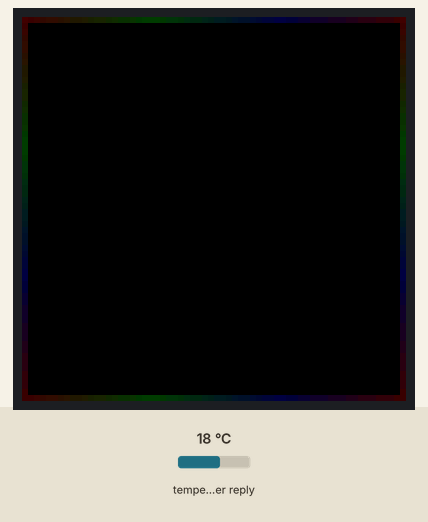
A program run on a simulated Arduino Zero (SAMD21). On the bench: 64×64 colour display. Inputs (shaded band) come from the test bench; at power-on: temperature in the weather reply 18 °C. WiFi joins after 1.5 s; servers stay silent unless stated; network time is answered at once with the bench clock; the local clock reads 2024-03-15 10:24:30 at power-on unless the program sets it; web services answer with replies made up by the test bench; not simulated (calls return 0 or success): secrets.h; what the program prints to the serial monitor is not drawn.

Above: at 1.89 s.
At 3.1 s:
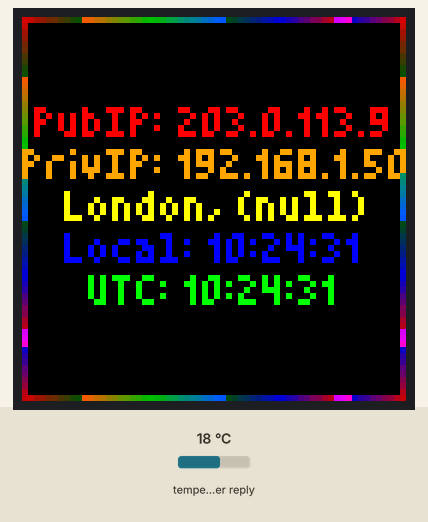
At 11.9 s:
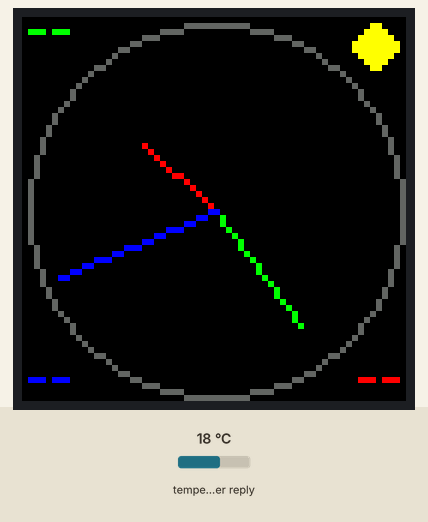
At 20.9 s:
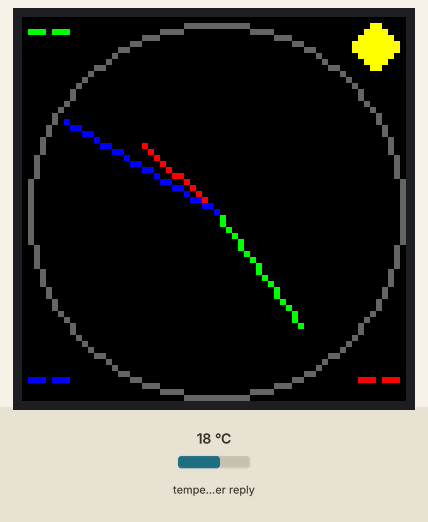
At 29.9 s:
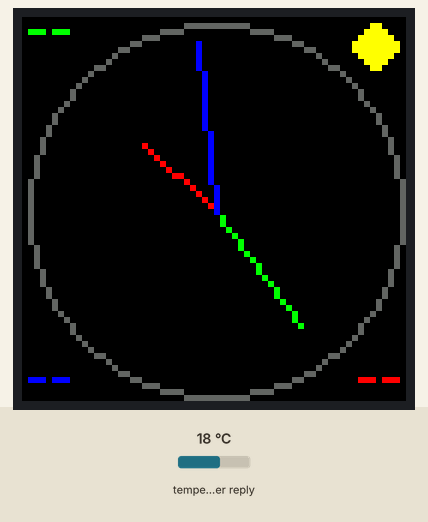
At 38.9 s:
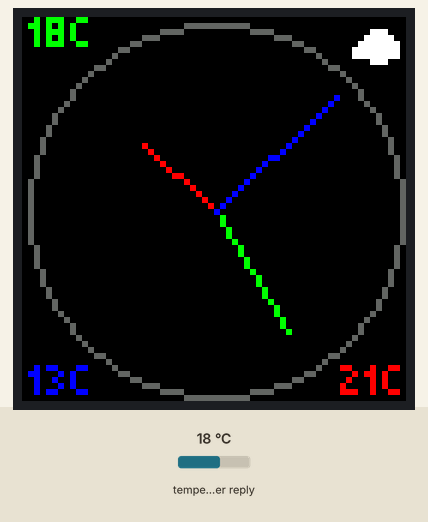

The program:

main.cpp
```cpp
// (licence header left out)
#include <Arduino.h>
#include <WiFiNINA.h>
#include <WiFiUdp.h>
#include <NTPClient.h>
#include <Adafruit_Protomatter.h>
#include <Adafruit_GFX.h>
#include <ArduinoHttpClient.h>
#include <ArduinoJson.h>
#include <Fonts/TomThumb.h>
#include "weather_icons_8x8.h"
#include "weather_utils.h"

// --- WiFi Setup ---
#include "secrets.h"

// --- Time Setup ---
WiFiUDP ntpUDP;
NTPClient timeClient(ntpUDP, "pool.ntp.org");
unsigned long last_time_update = 0;
long timezone_offset = 0;
int last_hour = -1, last_minute = -1, last_second = -1;

// --- Geolocation & Weather Setup ---
enum FetchState { IDLE, FETCHING, SUCCESS, ERROR };
FetchState geo_state = IDLE;
FetchState weather_state = IDLE;
const char* geo_host = "ip-api.com";
const char* geo_path = "/json/?fields=status,message,country,region,city,lat,lon,timezone,offset,query";
float latitude = 43.65; // Default to Toronto
float longitude = -79.38;
char public_ip[16] = "?.?.?.?";
char location_str[32] = "Toronto, ON";
const char* weather_host = "api.open-meteo.com";
char weather_path[256];
WiFiClient wifi;
HttpClient geo_client = HttpClient(wifi, geo_host, 80);
HttpClient weather_client = HttpClient(wifi, weather_host, 80);
char current_temp[8] = "--";
char max_temp[8] = "--";
char min_temp[8] = "--";
int weather_code = 0;
unsigned long last_weather_update = 0;
bool initial_setup_done = false;

// --- Matrix Setup ---
uint8_t rgbPins[] = {7, 8, 9, 10, 11, 12};
uint8_t addrPins[] = {17, 18, 19, 20, 21};
uint8_t clockPin = 14;
uint8_t latchPin = 15;
uint8_t oePin = 16;
Adafruit_Protomatter matrix(64, 6, 1, rgbPins, 5, addrPins, clockPin, latchPin, oePin, true);
int spinner_angle = 0;

uint16_t colorWheel(byte WheelPos) {
  WheelPos = 255 - WheelPos;
  if(WheelPos < 85) {
    return matrix.color565(255 - WheelPos * 3, 0, WheelPos * 3);
  }
  if(WheelPos < 170) {
    WheelPos -= 85;
    return matrix.color565(0, WheelPos * 3, 255 - WheelPos * 3);
  }
  WheelPos -= 170;
  return matrix.color565(WheelPos * 3, 255 - WheelPos * 3, 0);
}

void drawRainbowBorder(float brightness) {
    int w = matrix.width();
    int h = matrix.height();
    for (int i = 0; i < w; i++) {
        uint16_t color = colorWheel((i * 256 / w) & 255);
        uint8_t r = (uint8_t)((((color >> 11) & 0x1F) * 527) * brightness / 255);
        uint8_t g = (uint8_t)((((color >> 5) & 0x3F) * 259) * brightness / 255);
        uint8_t b = (uint8_t)(((color & 0x1F) * 527) * brightness / 255);
        matrix.drawPixel(i, 0, matrix.color565(r,g,b));
        matrix.drawPixel(i, h - 1, matrix.color565(r,g,b));
    }
    for (int i = 0; i < h; i++) {
        uint16_t color = colorWheel((i * 256 / h) & 255);
        uint8_t r = (uint8_t)((((color >> 11) & 0x1F) * 527) * brightness / 255);
        uint8_t g = (uint8_t)((((color >> 5) & 0x3F) * 259) * brightness / 255);
        uint8_t b = (uint8_t)(((color & 0x1F) * 527) * brightness / 255);
        matrix.drawPixel(0, i, matrix.color565(r,g,b));
        matrix.drawPixel(w - 1, i, matrix.color565(r,g,b));
    }
}

void drawSpinner() {
    matrix.fillScreen(0);
    int centerX = matrix.width() / 2;
    int centerY = matrix.height() / 2;
    int length = 15;
    int x = centerX + length * cos(radians((float)spinner_angle));
    int y = centerY + length * sin(radians((float)spinner_angle));
    matrix.drawLine(centerX, centerY, x, y, matrix.color565(100, 100, 100));
    spinner_angle = (spinner_angle + 10) % 360;
    matrix.show();
}

void displayBootInfo(const char* utc_time, const char* local_time, const char* pub_ip, const char* priv_ip, const char* loc) {
    matrix.fillScreen(0);

    for (int i = 0; i < 256; i++) {
        drawRainbowBorder(i);
        matrix.show();
        delay(2);
    }

    int16_t x1, y1;
    uint16_t w, h;

    const int line_padding = 2;
    int num_lines = 5;

    char pub_ip_str[32];
    snprintf(pub_ip_str, sizeof(pub_ip_str), "PubIP: %s", pub_ip);
    matrix.getTextBounds(pub_ip_str, 0, 0, &x1, &y1, &w, &h);
    bool split_pub_ip = (w > matrix.width() - 4);
    if (split_pub_ip) {
        num_lines++;
    }

    int font_height = h;
    int total_text_height = (num_lines * font_height) + ((num_lines - 1) * line_padding);
    int y_pos = ((matrix.height() - 2 - total_text_height) / 2) + 1 + font_height;

    if (split_pub_ip) {
        const char* pub_ip_label = "PubIP:";
        matrix.getTextBounds(pub_ip_label, 0, 0, &x1, &y1, &w, &h);
        matrix.setCursor((matrix.width() - w) / 2, y_pos);
        matrix.setTextColor(matrix.color565(255, 0, 0)); // Red
        matrix.print(pub_ip_label);
        y_pos += font_height + line_padding;

        matrix.getTextBounds(pub_ip, 0, 0, &x1, &y1, &w, &h);
        matrix.setCursor((matrix.width() - w) / 2, y_pos);
        matrix.print(pub_ip);
        y_pos += font_height + line_padding;
    } else {
        matrix.getTextBounds(pub_ip_str, 0, 0, &x1, &y1, &w, &h);
        matrix.setCursor((matrix.width() - w) / 2, y_pos);
        matrix.setTextColor(matrix.color565(255, 0, 0)); // Red
        matrix.print(pub_ip_str);
        y_pos += font_height + line_padding;
    }

    char priv_ip_str[32];
    snprintf(priv_ip_str, sizeof(priv_ip_str), "PrivIP: %s", priv_ip);
    matrix.getTextBounds(priv_ip_str, 0, 0, &x1, &y1, &w, &h);
    matrix.setCursor((matrix.width() - w) / 2, y_pos);
    matrix.setTextColor(matrix.color565(255, 165, 0)); // Orange
    matrix.print(priv_ip_str);
    y_pos += font_height + line_padding;

    matrix.getTextBounds(loc, 0, 0, &x1, &y1, &w, &h);
    matrix.setCursor((matrix.width() - w) / 2, y_pos);
    matrix.setTextColor(matrix.color565(255, 255, 0)); // Yellow
    matrix.print(loc);
    y_pos += font_height + line_padding;

    char local_str[32];
    snprintf(local_str, sizeof(local_str), "Local: %s", local_time);
    matrix.getTextBounds(local_str, 0, 0, &x1, &y1, &w, &h);
    matrix.setCursor((matrix.width() - w) / 2, y_pos);
    matrix.setTextColor(matrix.color565(0, 0, 255)); // Blue
    matrix.print(local_str);
    y_pos += font_height + line_padding;

    char utc_str[32];
    snprintf(utc_str, sizeof(utc_str), "UTC: %s", utc_time);
    matrix.getTextBounds(utc_str, 0, 0, &x1, &y1, &w, &h);
    matrix.setCursor((matrix.width() - w) / 2, y_pos);
    matrix.setTextColor(matrix.color565(0, 255, 0)); // Green
    matrix.print(utc_str);

    matrix.show();

    delay(5000);

    for (int i = 255; i >= 0; i--) {
        drawRainbowBorder(i);
        matrix.show();
        delay(2);
    }
}

void startGeoLocationFetch() {
    Serial.println("Starting geolocation data fetch...");
    geo_client.get(geo_path);
    geo_state = FETCHING;
}

void updateGeoLocation() {
    if (geo_state == FETCHING) {
        if (geo_client.available()) {
            int statusCode = geo_client.responseStatusCode();
            String response = geo_client.responseBody();

            if (statusCode == 200) {
                JsonDocument doc;
                deserializeJson(doc, response);
                latitude = doc["lat"];
                longitude = doc["lon"];
                strlcpy(public_ip, doc["query"], sizeof(public_ip));
                const char* city = doc["city"];
                const char* region = doc["region"];
                snprintf(location_str, sizeof(location_str), "%s, %s", city, region);
                timezone_offset = doc["offset"];
                timeClient.setTimeOffset(timezone_offset);
                Serial.println("Geolocation update successful.");
                geo_state = SUCCESS;
            } else {
                Serial.print("Geolocation update failed with code: ");
                Serial.println(statusCode);
                geo_state = ERROR;
            }
        }
    }
}

void startWeatherDataFetch() {
  Serial.println("Starting weather data fetch...");
  snprintf(weather_path, sizeof(weather_path),
           "/v1/forecast?latitude=%.2f&longitude=%.2f&current_weather=true&daily=weathercode,temperature_2m_max,temperature_2m_min&timezone=auto",
           latitude, longitude);
  weather_client.get(weather_path);
  weather_state = FETCHING;
}

void updateWeatherData() {
    if (weather_state == FETCHING) {
        if (weather_client.available()) {
            int statusCode = weather_client.responseStatusCode();
            String response = weather_client.responseBody();

            if (statusCode == 200) {
                JsonDocument doc;
                deserializeJson(doc, response);
                snprintf(current_temp, sizeof(current_temp), "%dC", (int)round(doc["current_weather"]["temperature"].as<float>()));
                snprintf(max_temp, sizeof(max_temp), "%dC", (int)round(doc["daily"]["temperature_2m_max"][0].as<float>()));
                snprintf(min_temp, sizeof(min_temp), "%dC", (int)round(doc["daily"]["temperature_2m_min"][0].as<float>()));
                weather_code = doc["current_weather"]["weathercode"].as<int>();
                Serial.println("Weather update successful.");
                weather_state = SUCCESS;
            } else {
                Serial.print("Weather update failed with code: ");
                Serial.println(statusCode);
                weather_state = ERROR;
            }
        }
    }
}

void drawWeatherIcon(int code) {
  int x = matrix.width() - 9;
  int y = 1;

  if (code == 0 || code == 1) { // Clear/Sunny
    matrix.drawBitmap(x, y, icon_clear_8x8, 8, 8, matrix.color565(255, 255, 0)); // Yellow
  } else if (code == 2 || code == 3) { // Cloudy
    matrix.drawBitmap(x, y, icon_cloudy_8x8, 8, 8, matrix.color565(255, 255, 255)); // White
  } else if (code >= 51 && code <= 65) { // Rain
    matrix.drawBitmap(x, y, icon_rain_cloud_8x8, 8, 8, matrix.color565(255, 255, 255)); // White cloud
    matrix.drawBitmap(x, y, icon_rain_drops_8x8, 8, 8, matrix.color565(0, 0, 255));   // Blue drops
  } else if (code >= 71 && code <= 75) { // Snow
    matrix.drawBitmap(x, y, icon_snow_cloud_8x8, 8, 8, matrix.color565(255, 255, 255)); // White cloud
    matrix.drawBitmap(x, y, icon_snow_flakes_8x8, 8, 8, matrix.color565(200, 200, 200)); // Light gray flakes
  } else if (code >= 95 && code <= 99) { // Storm
    matrix.drawBitmap(x, y, icon_storm_cloud_8x8, 8, 8, matrix.color565(128, 128, 128)); // Gray cloud
    matrix.drawBitmap(x, y, icon_storm_bolt_8x8, 8, 8, matrix.color565(255, 255, 0));   // Yellow bolt
  } else { // Default
    matrix.drawBitmap(x, y, icon_cloudy_8x8, 8, 8, matrix.color565(255, 255, 255));
  }
}

void drawHand(float angle, int length, uint16_t color) {
  int centerX = matrix.width() / 2;
  int centerY = matrix.height() / 2;
  int x = centerX + length * cos(radians(angle - 90));
  int y = centerY + length * sin(radians(angle - 90));
  matrix.drawLine(centerX, centerY, x, y, color);
}

void drawClockFace() {
  int centerX = matrix.width() / 2;
  int centerY = matrix.height() / 2;
  matrix.drawCircle(centerX, centerY, 31, matrix.color565(100, 100, 100));
}

void setup() {
  Serial.begin(115200);
  matrix.begin();
  matrix.setFont(&TomThumb);

  WiFi.begin(WIFI_SSID, WIFI_PASS);
  while (WiFi.status() != WL_CONNECTED) {
    drawSpinner();
  }

  timeClient.begin();
  while(!timeClient.update()) {
    drawSpinner();
    timeClient.forceUpdate();
  }

  startGeoLocationFetch();
}

void loop() {
  unsigned long current_millis = millis();

  updateGeoLocation();
  updateWeatherData();

  if (!initial_setup_done) {
    if (geo_state == SUCCESS) {
      timeClient.update();
      String local_time_str = timeClient.getFormattedTime();

      timeClient.setTimeOffset(0);
      timeClient.update();
      String utc_time_str = timeClient.getFormattedTime();
      timeClient.setTimeOffset(timezone_offset);

      IPAddress localIP = WiFi.localIP();
      char localIPStr[16];
      snprintf(localIPStr, sizeof(localIPStr), "%d.%d.%d.%d", localIP[0], localIP[1], localIP[2], localIP[3]);

      displayBootInfo(utc_time_str.c_str(), local_time_str.c_str(), public_ip, localIPStr, location_str);

      matrix.fillScreen(0);

      startWeatherDataFetch();
      last_weather_update = millis();
      initial_setup_done = true;
    } else {
      drawSpinner();
    }
  }

  if (current_millis - last_weather_update > 3600000) { // Update weather every hour
    startWeatherDataFetch();
    last_weather_update = current_millis;
  }

  if (initial_setup_done && current_millis - last_time_update > 1000) {
    last_time_update = current_millis;

    timeClient.update();
    int hours = timeClient.getHours();
    int minutes = timeClient.getMinutes();
    int seconds = timeClient.getSeconds();

    if (seconds != last_second) {

      if (minutes != last_minute) {
        matrix.fillScreen(0);
        drawClockFace();

        int16_t x1, y1;
        uint16_t w, h;

        matrix.setTextColor(matrix.color565(0, 255, 0));
        matrix.setCursor(1, 5);
        matrix.print(current_temp);

        drawWeatherIcon(weather_code);

        matrix.setTextColor(matrix.color565(0, 0, 255));
        matrix.setCursor(1, matrix.height() - 1);
        matrix.print(min_temp);

        matrix.setTextColor(matrix.color565(255, 0, 0));
        matrix.getTextBounds(max_temp, 0, 0, &x1, &y1, &w, &h);
        matrix.setCursor(matrix.width() - w - 1, matrix.height() - 1);
        matrix.print(max_temp);
      } else {
        float lastSecondAngle = last_second * 6.0;
        drawHand(lastSecondAngle, 28, 0);
      }

      float hourAngle = (hours % 12 + minutes / 60.0) * 30.0;
      drawHand(hourAngle, 16, matrix.color565(255, 0, 0));
      float minuteAngle = minutes * 6.0;
      drawHand(minuteAngle, 24, matrix.color565(0, 255, 0));
      float secondAngle = seconds * 6.0;
      drawHand(secondAngle, 28, matrix.color565(0, 0, 255));

      last_hour = hours;
      last_minute = minutes;
      last_second = seconds;

      matrix.show();
    }
  }
}
```

weather_icons_8x8.h
```cpp
// (licence header left out)
// Weather Icons (8x8 pixels)

#pragma once
#include <Arduino.h>

// Sunny/Clear Icon (Yellow)
const unsigned char icon_clear_8x8[] PROGMEM = {
    0x18, 0x3c, 0x7e, 0xff, 0xff, 0x7e, 0x3c, 0x18,
};

// Cloudy Icon (White)
const unsigned char icon_cloudy_8x8[] PROGMEM = {
    0x00, 0x1c, 0x3e, 0x7f, 0xff, 0xff, 0x1c, 0x00,
};

// Rain Icon (Blue Drops)
const unsigned char icon_rain_cloud_8x8[] PROGMEM = {
    0x00, 0x1c, 0x3e, 0x7f, 0xff, 0x00, 0x00, 0x00,
};
const unsigned char icon_rain_drops_8x8[] PROGMEM = {
    0x00, 0x00, 0x00, 0x00, 0x00, 0x24, 0x52, 0x00,
};

// Snow Icon (White Flakes)
const unsigned char icon_snow_cloud_8x8[] PROGMEM = {
    0x00, 0x1c, 0x3e, 0x7f, 0xff, 0x00, 0x00, 0x00,
};
const unsigned char icon_snow_flakes_8x8[] PROGMEM = {
    0x00, 0x00, 0x00, 0x00, 0x00, 0x2a, 0x55, 0x2a,
};

// Storm Icon (Yellow Bolt)
const unsigned char icon_storm_cloud_8x8[] PROGMEM = {
    0x00, 0x1c, 0x3e, 0x7f, 0xff, 0x00, 0x00, 0x00,
};
const unsigned char icon_storm_bolt_8x8[] PROGMEM = {
    0x00, 0x00, 0x00, 0x00, 0x00, 0x0c, 0x18, 0x30,
};
```

weather_utils.h
```cpp
// (licence header left out)
#pragma once
#include <Arduino.h>

String wmoCodeToString(int code) {
  if (code == 0) return "Clear";
  if (code == 1) return "M.Clear"; // Abbreviated
  if (code == 2) return "P.Cloudy"; // Abbreviated
  if (code == 3) return "Overcast";
  if (code >= 51 && code <= 55) return "Drizzle";
  if (code >= 61 && code <= 65) return "Rain";
  if (code >= 71 && code <= 75) return "Snow";
  if (code >= 80 && code <= 82) return "Showers";
  if (code >= 95 && code <= 99) return "T-Storm";
  return "---";
}
```

Measured:
- what the display in image 1 shows lasts 5.0 s, from 3.1 s to 8.1 s
- what the display in image 2 shows lasts 1.0 s, from 11.8 s to 12.8 s
